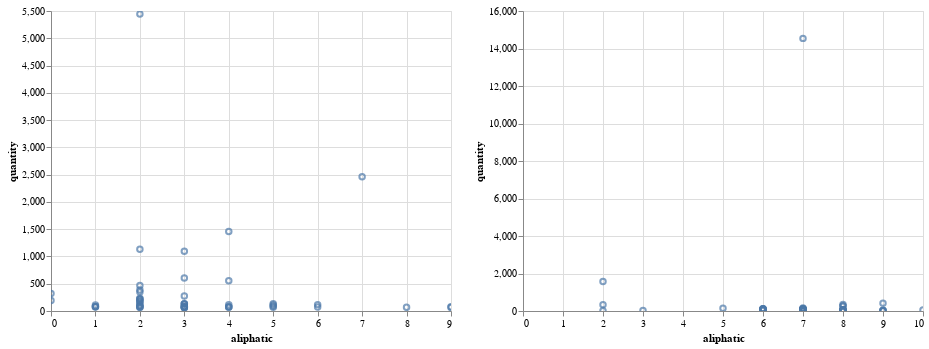

Notebook cell for this chart:
### Code cell
ci = alt.Chart(i).mark_point().encode(
x = 'aliphatic',
y = 'quantity').interactive()

cf = alt.Chart(f).mark_point().encode(
x = 'aliphatic',
y = 'quantity').interactive()

ci | cf
